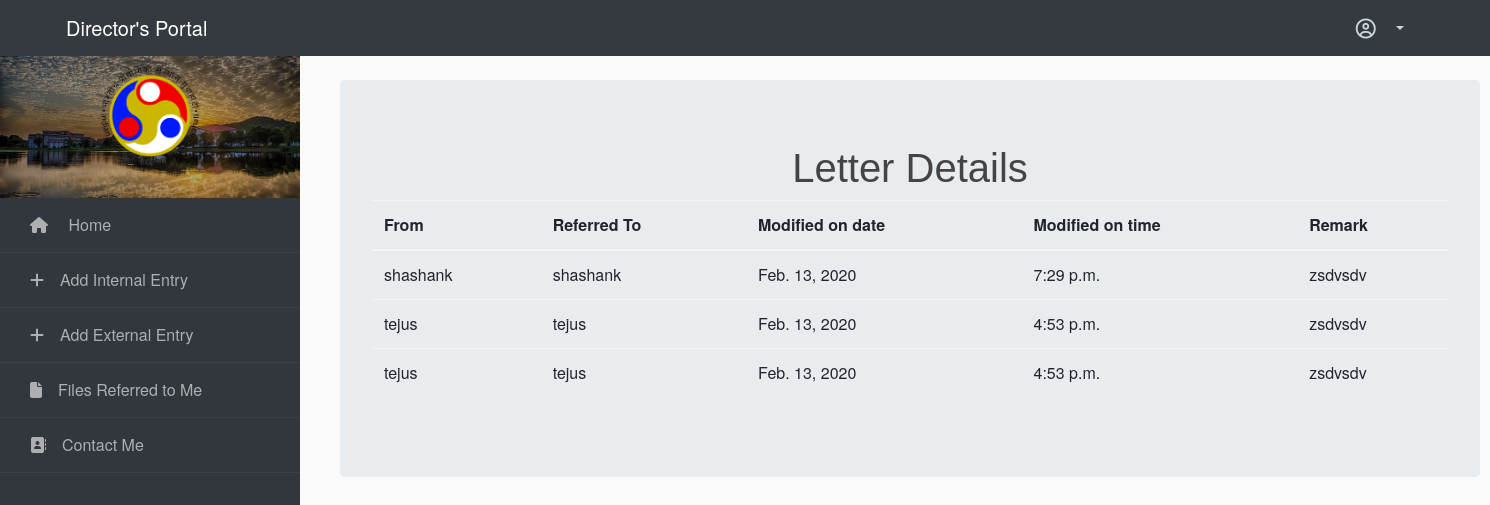
Page /details_external/1 (signed in) on the committed database.
### home/models.py (models this page shows)
class external_past(models.Model):
    comment = models.CharField(max_length=500)
    fro = models.CharField(max_length=100)
    to = models.CharField(max_length=100)
    dated = models.DateField()
    file = models.ForeignKey(external_letter, on_delete=models.CASCADE,blank=True,null=True)
    time = models.TimeField(auto_now=True)

### home/views.py (the view)
# urls.py: path('details_external/<letter_id>',views.detail_external,name='detail_external'),
@login_required
def detail_external(request,letter_id):
    letter = external_letter.objects.get(pk=letter_id)
    out = letter.external_past_set.all().order_by('-dated')
    out = out.order_by('-time')
    context = {
    'out' : out,
    'title':'File Details'
    }
    return render(request,'home/detail.html', context)

### home/templates/home/detail.html
{% extends "home/layout.html" %}
{% load crispy_forms_tags %}
{% block content %}
	<div class ='container jumbotron' style="margin-left: 340px;">
		<h1 class="text-center">Letter Details</h1>
		  <table class='table'>
		  <thead>
		    <tr>
		      <th>From</th>
		      <th>Referred To</th>
		      <th>Modified on date</th>
		      <th>Modified on time</th>
		      <th>Remark</th>
		    </tr>
		  </thead>
		  <tbody>
		{% if out %}
		    {% for external_letter in out %}
		    <tr>
		      <td>{{external_letter.fro}}</td>
		      <td>{{external_letter.to}}</td>
		      <td>{{external_letter.dated}}</td>
		      <td>{{external_letter.time}}</td>
		      <td>{{external_letter.comment}}</td>
		    </tr>
		    {% endfor %}
		{% else %}
		    <tr><th colspan="4">No Details found</th></tr>
		{% endif %}
			</tbody>
		  </table>
		</div>
{% endblock content %}

### rows in the picture
external_past: fro "shashank", to "shashank", dated "Feb. 13, 2020", time "7:29 p.m.", comment "zsdvsdv"
external_past: fro "tejus", to "tejus", dated "Feb. 13, 2020", time "4:53 p.m.", comment "zsdvsdv"
external_past: fro "tejus", to "tejus", dated "Feb. 13, 2020", time "4:53 p.m.", comment "zsdvsdv"
